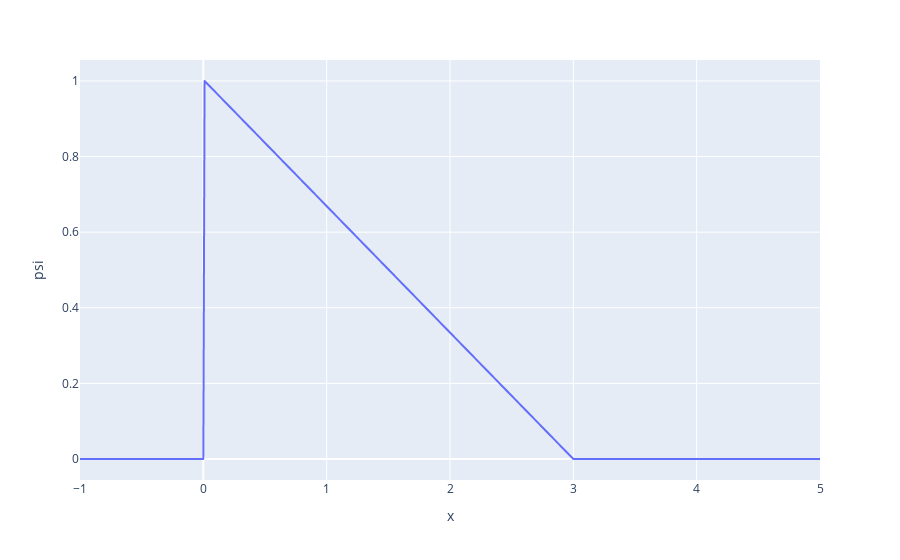

Notebook source saved alongside this figure:
### Markdown cell above
B. Sketch $\psi(x)$ as a function of $x$. (434: 3 pts, 591: 2 pts)

### Code cell
import numpy as np
import plotly.express as px
from pandas import DataFrame

#choose arbitrary constant values for a and b

def Psi(x, a, b):
  A = (3/b)**0.5
  if (0 <= x) & (x < a):
    psi = A*x/a
  elif (a <= x) & (x <= b):
    psi = A*(b-x)/(b-a)
  else:
    psi = 0
  return psi


def plot_psi(a, b):
    x = np.linspace(-1, b+2, num = 10000)
    psi_array = []
    for i in x:
      psi_array.append(Psi(i, a, b))

    psi_df = DataFrame({'x': x, 'psi': psi_array})
    px.line(psi_df, x = 'x', y = 'psi').show()
    return(psi_df)

psi_df = plot_psi(a = 0.01, b = 3)

### Figure 1 — Plotly figure (JSON) as saved in the notebook; plotly's stock layout.template omitted (floating-point values rounded to 4 significant figures; data arrays with more than 128 entries replaced by an {"elided": "..."} marker saying what was removed)
{"data": [{"hovertemplate": "x=%{x}<br>psi=%{y}<extra></extra>", "legendgroup": "", "line": {"color": "#636efa", "dash": "solid"}, "marker": {"symbol": "circle"}, "mode": "lines", "name": "", "showlegend": false, "x": {"elided": "10000 float values"}, "xaxis": "x", "y": {"elided": "10000 float values"}, "yaxis": "y", "type": "scattergl"}], "layout": {"xaxis": {"anchor": "y", "domain": [0.0, 1.0], "title": {"text": "x"}}, "yaxis": {"anchor": "x", "domain": [0.0, 1.0], "title": {"text": "psi"}}, "legend": {"tracegroupgap": 0}, "margin": {"t": 60}}}
